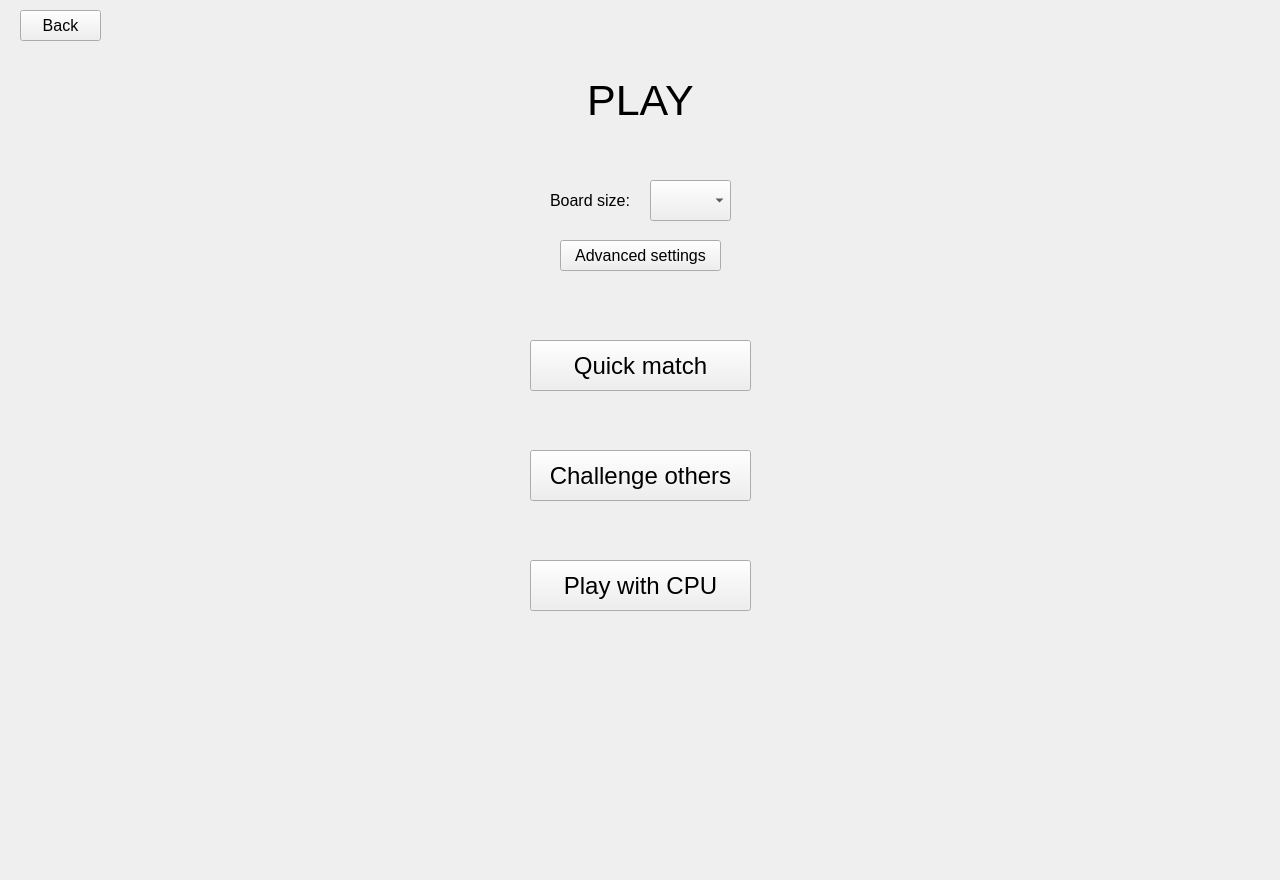
<?xml version="1.0" encoding="UTF-8"?>
<ui version="4.0">
 <class>PlayWidget</class>
 <widget class="QWidget" name="PlayWidget">
  <property name="geometry">
   <rect>
    <x>0</x>
    <y>0</y>
    <width>1280</width>
    <height>880</height>
   </rect>
  </property>
  <property name="windowTitle">
   <string>Form</string>
  </property>
  <widget class="QPushButton" name="btn_quick">
   <property name="geometry">
    <rect>
     <x>530</x>
     <y>340</y>
     <width>221</width>
     <height>51</height>
    </rect>
   </property>
   <property name="font">
    <font>
     <pointsize>18</pointsize>
    </font>
   </property>
   <property name="text">
    <string>Quick match</string>
   </property>
  </widget>
  <widget class="QPushButton" name="btn_challenge">
   <property name="geometry">
    <rect>
     <x>530</x>
     <y>450</y>
     <width>221</width>
     <height>51</height>
    </rect>
   </property>
   <property name="font">
    <font>
     <pointsize>18</pointsize>
    </font>
   </property>
   <property name="text">
    <string>Challenge others</string>
   </property>
  </widget>
  <widget class="QPushButton" name="btn_cpu">
   <property name="geometry">
    <rect>
     <x>530</x>
     <y>560</y>
     <width>221</width>
     <height>51</height>
    </rect>
   </property>
   <property name="font">
    <font>
     <pointsize>18</pointsize>
    </font>
   </property>
   <property name="text">
    <string>Play with CPU</string>
   </property>
  </widget>
  <widget class="QPushButton" name="btn_settings">
   <property name="geometry">
    <rect>
     <x>560</x>
     <y>240</y>
     <width>161</width>
     <height>31</height>
    </rect>
   </property>
   <property name="font">
    <font>
     <pointsize>12</pointsize>
    </font>
   </property>
   <property name="text">
    <string>Advanced settings</string>
   </property>
  </widget>
  <widget class="QComboBox" name="comboBox">
   <property name="geometry">
    <rect>
     <x>650</x>
     <y>180</y>
     <width>81</width>
     <height>41</height>
    </rect>
   </property>
   <property name="font">
    <font>
     <pointsize>12</pointsize>
    </font>
   </property>
  </widget>
  <widget class="QLabel" name="label">
   <property name="geometry">
    <rect>
     <x>550</x>
     <y>190</y>
     <width>91</width>
     <height>20</height>
    </rect>
   </property>
   <property name="font">
    <font>
     <pointsize>12</pointsize>
    </font>
   </property>
   <property name="text">
    <string>Board size:</string>
   </property>
  </widget>
  <widget class="QLabel" name="lbl_title">
   <property name="geometry">
    <rect>
     <x>500</x>
     <y>70</y>
     <width>281</width>
     <height>61</height>
    </rect>
   </property>
   <property name="font">
    <font>
     <pointsize>32</pointsize>
    </font>
   </property>
   <property name="text">
    <string>PLAY</string>
   </property>
   <property name="alignment">
    <set>Qt::AlignCenter</set>
   </property>
  </widget>
  <widget class="QPushButton" name="btn_leave">
   <property name="geometry">
    <rect>
     <x>20</x>
     <y>10</y>
     <width>81</width>
     <height>31</height>
    </rect>
   </property>
   <property name="font">
    <font>
     <pointsize>12</pointsize>
    </font>
   </property>
   <property name="text">
    <string>Back</string>
   </property>
  </widget>
 </widget>
 <resources/>
 <connections/>
</ui>
